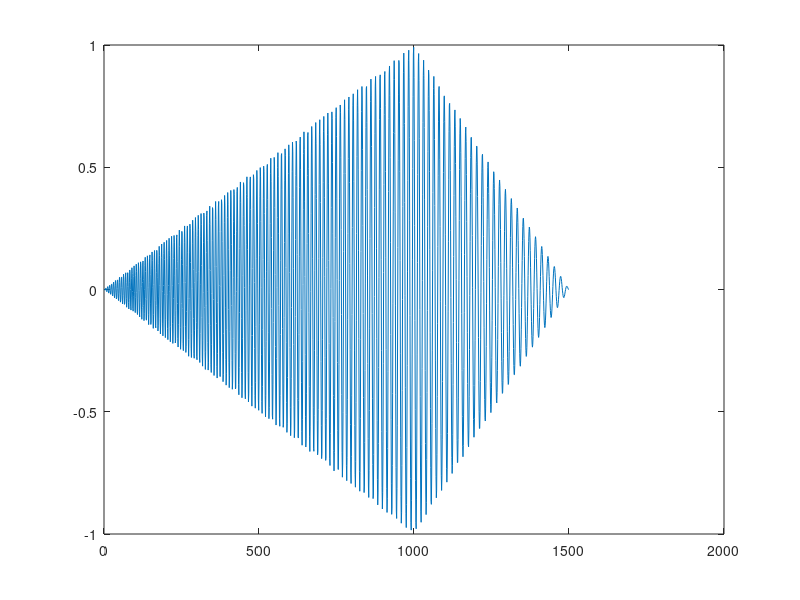

Recreate this plot in MATLAB. (Note: this script raises an error after producing the figure.)
## -*- Octave -*-
## Now do a version of Tchamitchian and Torresani's pp133 Fig 2.

signalLength = 1500;
index = [1:signalLength];
reduce = 1:4:signalLength;
alpha = 2.5
omegaS = 250

norm_signal = index / signalLength;
triangularAmp = zeros(size(index));
triangularAmp(1:1000) = (1:1000) / 1000;
triangularAmp(1001:1500) = 1 - ((1:500) / 500);
plot(triangularAmp)

freq = ((2 * pi * omegaS) / alpha) * log(1 + alpha * norm_signal);
signal = triangularAmp.' .* cos(freq).';
signalDescription = "Tchamitchian and Torresani's enveloped sinusoid";
title(signalDescription);
plot(freq)
pause
plot(signal)

[mag, phase, pc] = cwtToFile(signal, 16);

##gset hidden3d;
##gsplot(mag);
##pause

##  phase = cleanPhase(mag, phase);
rd = ridgesDilation(mag);

stationaryPhase = ridgesStatPhase(mag, phase, 16);
plotRidges(signalDescription, rd, "dilation ridges", stationaryPhase, "stationary phase");
plotCWTAndRidge(mag, phase, stationaryPhase);
